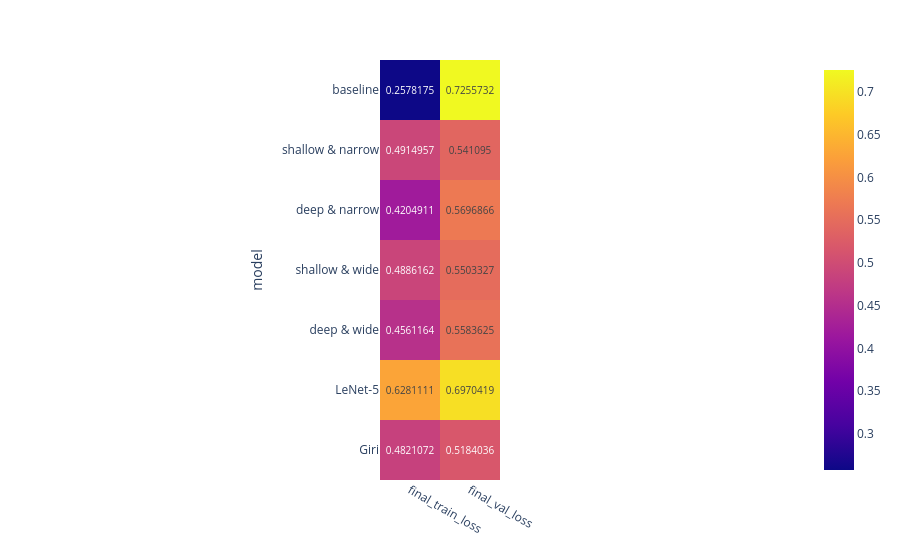

The notebook cell saved with this chart:
### Code cell
fig = px.imshow(summary[["final_train_loss", "final_val_loss"]], text_auto=True)
fig.show()

### Figure 1 — Plotly figure (JSON) as saved in the notebook; plotly's stock layout.template omitted (floating-point values rounded to 4 significant figures)
{"data": [{"coloraxis": "coloraxis", "hovertemplate": "x: %{x}<br>model: %{y}<br>color: %{z}<extra></extra>", "name": "0", "texttemplate": "%{z}", "type": "heatmap", "x": ["final_train_loss", "final_val_loss"], "xaxis": "x", "y": ["baseline", "shallow & narrow", "deep & narrow", "shallow & wide", "deep & wide", "LeNet-5", "Giri"], "yaxis": "y", "z": [[0.2578, 0.7256], [0.4915, 0.5411], [0.4205, 0.5697], [0.4886, 0.5503], [0.4561, 0.5584], [0.6281, 0.697], [0.4821, 0.5184]]}], "layout": {"coloraxis": {"colorscale": [[0, "#0d0887"], [0.1111, "#46039f"], [0.2222, "#7201a8"], [0.3333, "#9c179e"], [0.4444, "#bd3786"], [0.5556, "#d8576b"], [0.6667, "#ed7953"], [0.7778, "#fb9f3a"], [0.8889, "#fdca26"], [1, "#f0f921"]]}, "margin": {"t": 60}, "xaxis": {"anchor": "y", "constrain": "domain", "domain": [0, 1], "scaleanchor": "y"}, "yaxis": {"anchor": "x", "autorange": "reversed", "constrain": "domain", "domain": [0, 1], "title": {"text": "model"}}}}
